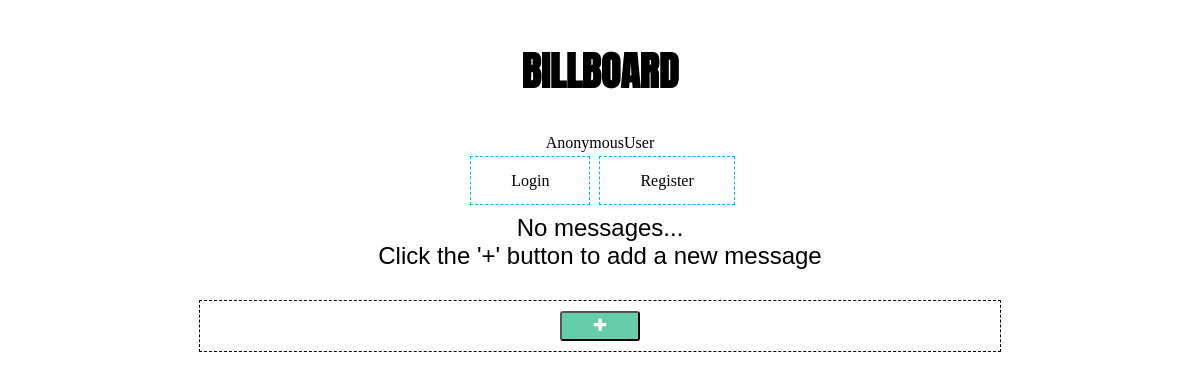
The page /posts/ on the database as committed earlier.
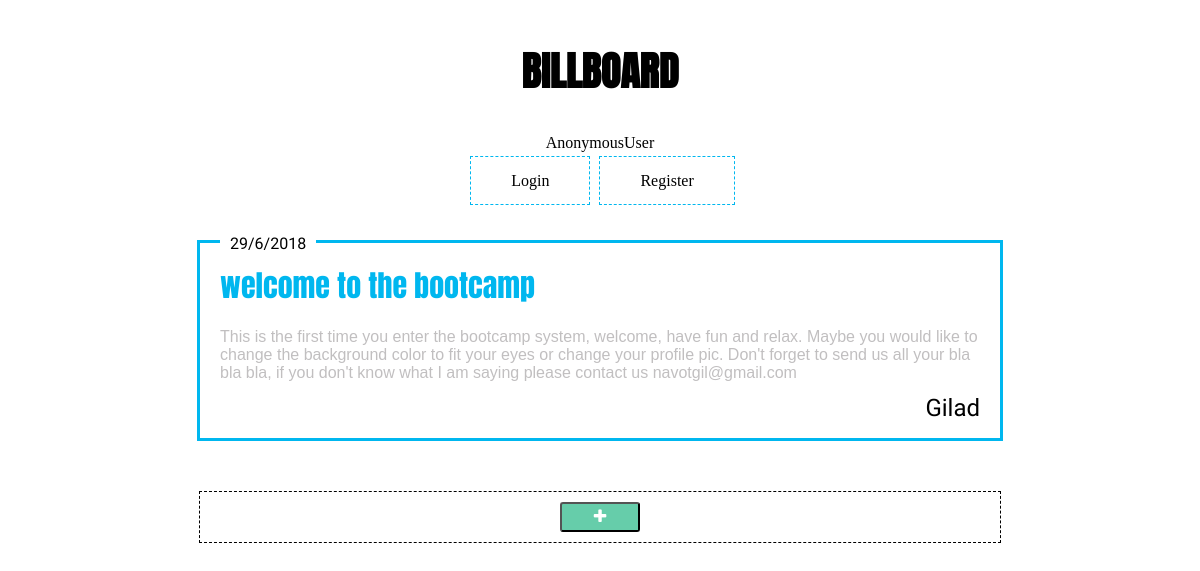
The same page on the database as committed later.
### posts/models.py (models this page shows, shortened)
class Post(models.Model):
    date = models.DateTimeField('Date Created', auto_now_add=True)
    title = models.CharField('Title', max_length=75)
    body = models.TextField('Body', )
    author = models.CharField('Author', max_length=40)

### posts/views.py (the view)
# urls.py: url(r'^posts/', include('posts.urls')),
@csrf_protect
def posts(request):
    posts = Post.objects.all()
    date = timezone.now()
    if request.method == 'POST':
        post = PostForm(request.POST)
        if post.is_valid():
            Post.objects.create(**post.cleaned_data)
        return redirect('/posts/')
    else:
        post = PostForm()
    context = {
        'post': post,
        'posts': posts,
        'date': date
    }
    return render(request, 'billboard/posts.html', context)

### posts/templates/billboard/posts.html (shortened to what this page needs)
{% extends 'billboard/base.html' %}
{% block content %}
<div id="posts-container">
  {% if posts %}
  {% for post in posts %}
  <div class="post">
      <span class="post-date">{{post.date.day}}/{{post.date.month}}/{{post.date.year}}</span>
      <div class="post-content">
        <p class="post-title">{{post.title}}</p>
        <p class="post-body">{{post.body}}</p>
        <span class="post-author">{{post.author}}</span>
    </div>
  </div>
  {% endfor %}
  {% else %}
  <div id="noPostsMessage">
    <p>No messages...</p>
    <p id="bottomMessage">Click the '+' button to add a new message</p>
  </div>
  {% endif %}
</div>
<div id="showNewPostForm" class="buttonsArea">
  <button class="btn green-btn" id="showNewPostFormBtn" type="button" name="button"><i class="fa fa-plus" id="plus"></i></button>
</div>
{% endblock %}

Rows that differ between the two databases and show on the page:
added Post: date.day "29", date.month "6", date.year "2018", title "welcome to the bootcamp", body "This is the first time you enter the bootcamp system, welcome, have fun and relax. Maybe you would like to change the background color to fit your eyes or change your profile pic. Don't forget to send us all your bla bla bla, if you don't know what I am saying please contact us navotgil@gmail.com", author "Gilad"
Other text that changed with them:
text no longer shown: "No messages... Click the '+' button to add a new message"
